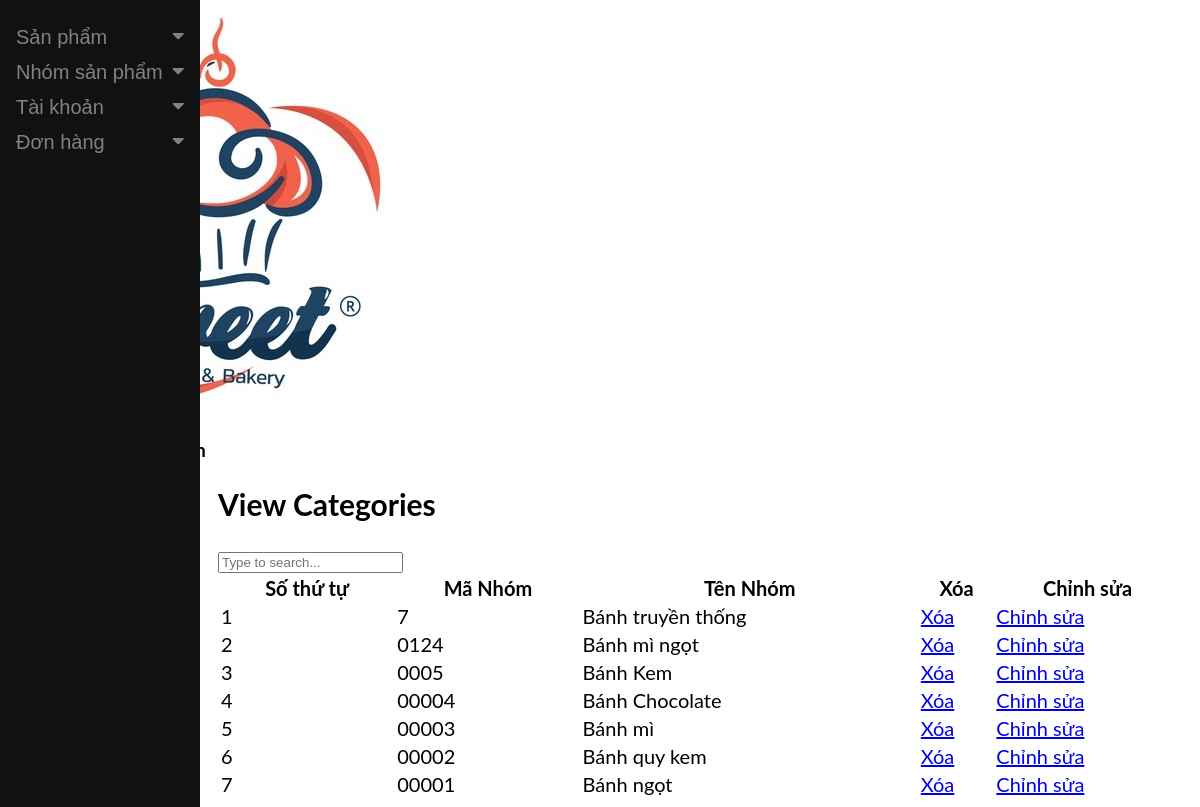
The page /test_admin/index.php?action=view_cat on the database its author committed.
### tables this page shows
CREATE TABLE `nhomhanghoa` (
  `MaNhom` varchar(5) NOT NULL,
  `TenNhom` varchar(50) NOT NULL
);

### admin/includes/view_categories.php (the view, shortened to what this page needs)
<div class="view_product_box">
    <h2>View Categories</h2>
    <form action="" method="post" enctype="multipart/form-data" />
    <div class="search_bar">
        <input type="text" id="search" placeholder="Type to search..." />
    </div>
    <table width="100%">
        <thead>
            <tr>
                <th class='text-center'>Số thứ tự</th>
                <th>Mã Nhóm</th>
                <th>Tên Nhóm</th>
                <th>Xóa</th>
                <th>Chỉnh sửa</th>
            </tr>
        </thead>
        <?php
    $all_categories = mysqli_query($con, "select * from nhomhanghoa order by MaNhom DESC ");
    $i = 1;
    while ($row = mysqli_fetch_array($all_categories)) {
    ?>
        <tbody>
            <tr>
                <td class="text-center"><?php echo $i; ?></td>
                <td><?php echo $row['MaNhom']; ?></td>
                <td><?php echo $row['TenNhom']; ?></td>
                <td><a class="btn btn-danger btn-submit btn-sm"
                        href="index.php?action=view_cat&delete_cat=<?php echo $row['MaNhom']; ?>">Xóa</a></td>
                <td><a class="btn btn-primary btn-submit btn-sm"
                        href="index.php?action=edit_cat&cat_id=<?php echo $row['MaNhom']; ?>">Chỉnh sửa</a></td>
            </tr>
        </tbody>
        <?php $i++;
    }
    ?>
    </table>
</div>

### test_admin/index.php (style rules this page uses)
body { font-family: "Lato", sans-serif; }

### rows shown on the page
nhomhanghoa: MaNhom "7", TenNhom "Bánh truyền thống"
nhomhanghoa: MaNhom "0124", TenNhom "Bánh mì ngọt"
nhomhanghoa: MaNhom "0005", TenNhom "Bánh Kem"
nhomhanghoa: MaNhom "00004", TenNhom "Bánh Chocolate"
nhomhanghoa: MaNhom "00003", TenNhom "Bánh mì"
nhomhanghoa: MaNhom "00002", TenNhom "Bánh quy kem"
nhomhanghoa: MaNhom "00001", TenNhom "Bánh ngọt"
